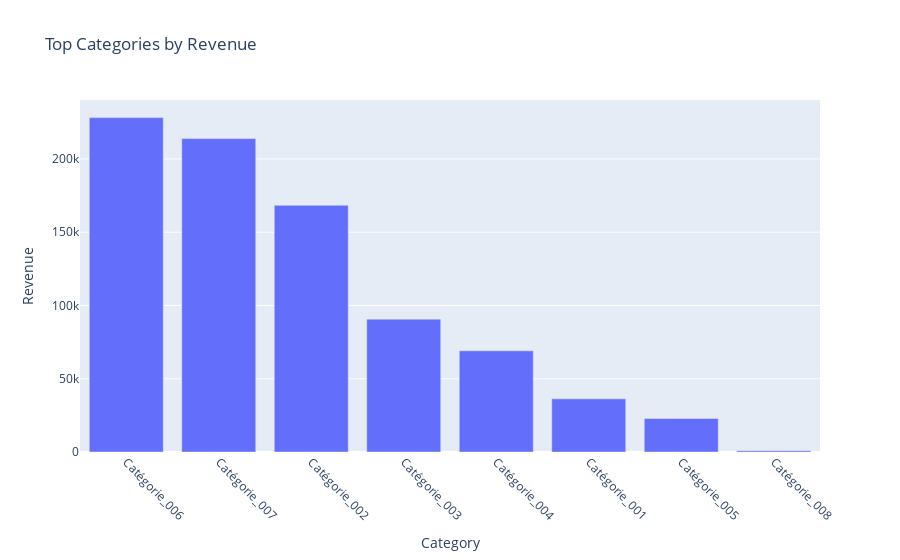

The code cell stored with this chart in its notebook:
### Code cell
fig_cat = px.bar(category_share, x='Catégorie', y='Revenue', title='Top Categories by Revenue')
fig_cat.update_layout(xaxis_title='Category', yaxis_title='Revenue', xaxis_tickangle=45)
fig_cat

### Figure 1 — Plotly figure (JSON) as saved in the notebook; plotly's stock layout.template omitted (floating-point values rounded to 4 significant figures)
{"data": [{"alignmentgroup": "True", "hovertemplate": "Catégorie=%{x}<br>Revenue=%{y}<extra></extra>", "legendgroup": "", "marker": {"color": "#636efa", "pattern": {"shape": ""}}, "name": "", "offsetgroup": "", "orientation": "v", "showlegend": false, "textposition": "auto", "type": "bar", "x": ["Catégorie_006", "Catégorie_007", "Catégorie_002", "Catégorie_003", "Catégorie_004", "Catégorie_001", "Catégorie_005", "Catégorie_008"], "xaxis": "x", "y": [228200.0, 213900.0, 168400.0, 90680.0, 69080.0, 36300.0, 22870.0, 925.1], "yaxis": "y"}], "layout": {"barmode": "relative", "legend": {"tracegroupgap": 0}, "title": {"text": "Top Categories by Revenue"}, "xaxis": {"anchor": "y", "domain": [0, 1], "tickangle": 45, "title": {"text": "Category"}}, "yaxis": {"anchor": "x", "domain": [0, 1], "title": {"text": "Revenue"}}}}
